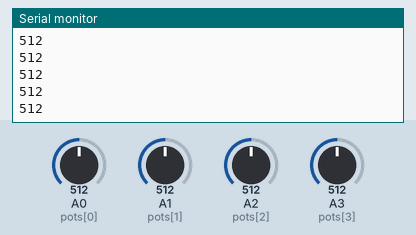
A sketch run on a simulated Arduino Uno, built with avr-gcc and run on an emulated ATmega328P. On the bench: the last lines printed to the serial monitor. Inputs (shaded band) come from the test bench; at power-on: A0 (pots[0]) = 512, A1 (pots[1]) = 512, A2 (pots[2]) = 512, A3 (pots[3]) = 512.

Above: at 1.2 s.
1.3 s: A0 (pots[0]) set to 716
2.8 s: A1 (pots[1]) set to 306
At 3.23 s:
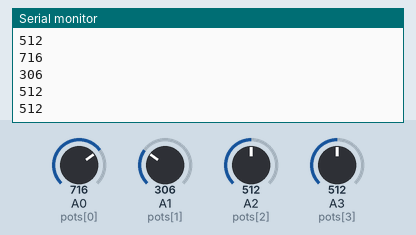
4.3 s: A2 (pots[2]) set to 992
At 4.73 s:
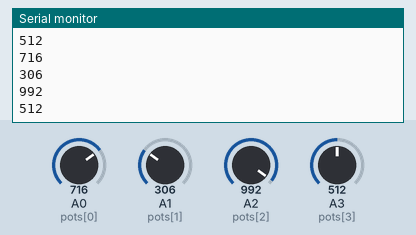
5.8 s: A3 (pots[3]) set to 30
At 6.24 s:
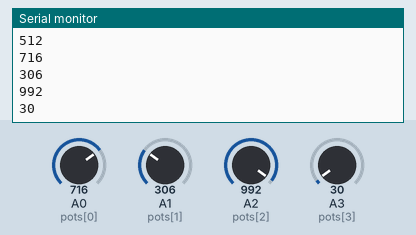
Timing chart, 0 to 8.3 s (numbered marks = the images above; inputs shaded):
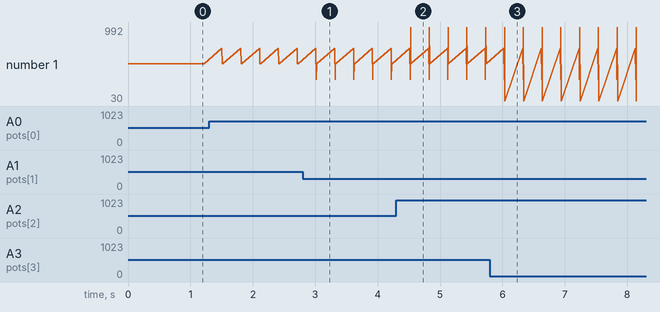

The sketch:

Leitura_de_4_potenciometros.ino
```cpp
const int pots[4] = {A0, A1, A2, A3};

void setup() {
  Serial.begin(9600);
}

void loop() {
  for(int i = 0; i < 4; i++){
    int leitura = analogRead(pots[i]);
    Serial.println(leitura);
  }
  delay(300);
}
```

Measured:
- after the input at 2.8 s, the serial monitor: prints a new line after 0.22 s (image 1)
- after the input at 4.3 s, the serial monitor: prints a new line after 0.23 s (image 2)
- after the input at 5.8 s, the serial monitor: prints a new line after 0.24 s (image 3)
- plotted number 1: 512 → 30 after the input at 5.8 s
